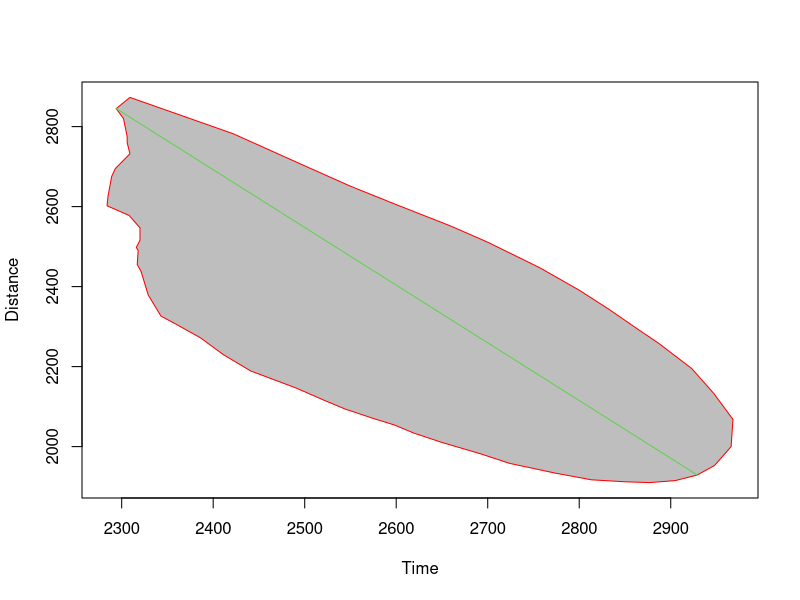
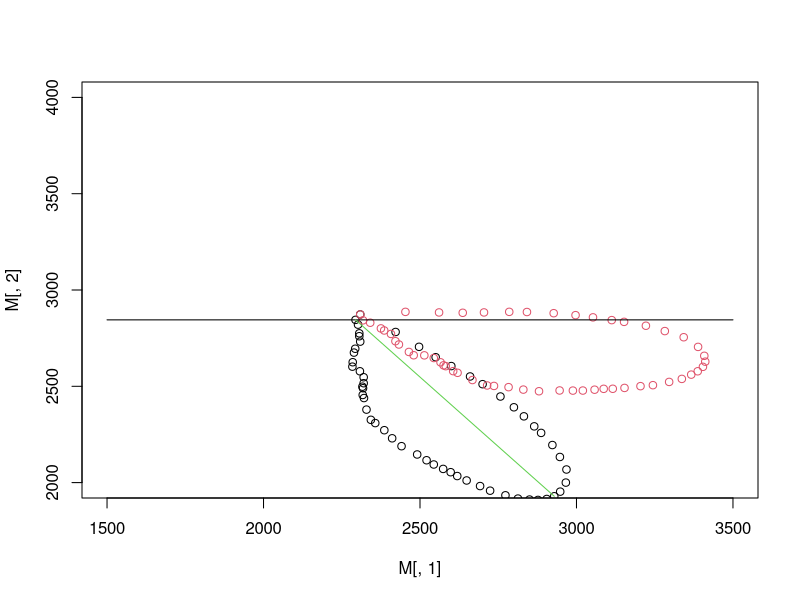

Source code (R) for these figures, in order:

# Load the tidyverse
install.packages("tidyverse")
library(tidyverse)

## Enter data ====
x = c(2309,2422,2497,2550,2600,2660,2700,2757,2800,2832,2865,2887,2923,2947,2968,2966,2948,2929,2905,2877,2850,2813,2773,2724,2692,2649,2619,2598,2574,2544,2521,2491,2441,2411,2386,2357,2343,2329,2321,2317,2318,2316,2320,2320,2308,2284,2285,2289,2293,2309,2306,2306,2302,2294)
y = c(2873,2782,2705,2651,2605,2551,2511,2447,2391,2344,2292,2258,2195,2133,2068,2000,1953,1929,1915,1910,1912,1917,1934,1958,1982,2011,2034,2054,2071,2094,2116,2146,2189,2230,2272,2309,2326,2379,2439,2455,2490,2498,2516,2547,2578,2602,2625,2675,2695,2732,2760,2775,2820,2845)

# x<-M2[,1]
# y<-M2[,2]

## Calculate maximum inner distance from wing base ====
# https://stackoverflow.com/questions/40999545/method-for-calculating-distance-between-all-points-in-a-dataframe-containing-a-l
ID = 1:length(x)
df= data.frame(ID,x,y)

# Set up a fake key to join on (just a constant)
df <- df %>% mutate(k = 1) 

# Perform the join, remove the key, then create the distance
# df %>% 
#   full_join(df, by = "k") %>% 
#   mutate(dist = sqrt((x.x - x.y)^2 + (y.x - y.y)^2)) %>%
#   select(-k)
results<- df %>% 
  full_join(df, by = "k") %>% 
  filter(ID.x != ID.y) %>%
  mutate(dist = sqrt((x.x - x.y)^2 + (y.x - y.y)^2)) %>%
  select(-k)

# save results into a matrix  
names(results)-> column.names
results <- data.frame(matrix(unlist(results), nrow=dim(results)[1], byrow=F))
colnames(results) <- column.names

## identify max distance starting from the wing base
# Wing base is the last point clicked, because the first point is at the leading edge of the wing. The last point would be immediately before the leading edge, near the wing base.   
wingbase_ID = max(results$ID.x)

# results[results$ID.x %in% wingbase_ID,] # only select those where starting pt is last pt
# results[results$ID.x %in% wingbase_ID,][7]  # column 7 are the calculated distances
# max(results[results$ID.x %in% wingbase_ID,][7]) # maximum of the calculated distances

maxID <- which( results$ID.x==wingbase_ID & 
                 results$dist == max(results[results$ID.x %in% wingbase_ID,][7]))

## x, y coordinates of wing base & wing tip
wing_base <- data.frame(x=results[maxID,2],y=results[maxID,3]) 
wing_tip  <- data.frame(x=results[maxID,5],y=results[maxID,6]) 


## plot and view imported shape ====
plot(x, y, type = "n", xlab = "Time", ylab = "Distance")
polygon(x, y, col = "gray", border = "red")
lines(c(wing_base$x,wing_tip$x), c(wing_base$y,wing_tip$y), col =3)

# points(wing_base$x,wing_base$y)
# points(wing_tip$x,wing_tip$y)
# Cool functions
rad2deg <- function(rad) {(rad * 180) / (pi)}
deg2rad <- function(deg) {(deg * pi) / (180)}


## Rotate shape by alpha angle to make shape horizontal ====
#https://stackoverflow.com/questions/15463462/rotate-graph-by-angle
M <- cbind(x,y)
#plot data
plot(M[,1],M[,2],xlim=c(1500,3500),ylim=c(2000,4000))
#Rotation angle calculated:
alpha<- atan(wing_base$y/wing_tip$x)
#Rotation matrix
rotm <- matrix(c(cos(alpha),sin(alpha),-sin(alpha),cos(alpha)),ncol=2)
#shift, rotate, shift back
M2 <- t(rotm %*% (
  t(M)-c(M[1,1],M[1,2])
)+c(M[1,1],M[1,2]))
#plot rotated wing
points(M2[,1],M2[,2],xlim=c(1500,3500),ylim=c(2000,4000), col = 2)
# check straight line based on original segment position
lines(1500:3500, rep(wing_base$y,2001)) 
# draw original wing segment
lines(c(wing_base$x,wing_tip$x), c(wing_base$y,wing_tip$y), col =3)


  